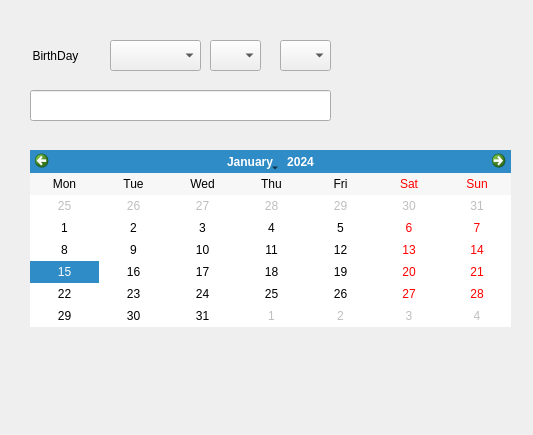
<?xml version="1.0" encoding="UTF-8"?>
<ui version="4.0">
 <class>Dialog</class>
 <widget class="QDialog" name="Dialog">
  <property name="geometry">
   <rect>
    <x>0</x>
    <y>0</y>
    <width>533</width>
    <height>435</height>
   </rect>
  </property>
  <property name="windowTitle">
   <string>Dialog</string>
  </property>
  <widget class="QComboBox" name="year_cb">
   <property name="geometry">
    <rect>
     <x>110</x>
     <y>40</y>
     <width>91</width>
     <height>31</height>
    </rect>
   </property>
  </widget>
  <widget class="QComboBox" name="month_cb">
   <property name="geometry">
    <rect>
     <x>210</x>
     <y>40</y>
     <width>51</width>
     <height>31</height>
    </rect>
   </property>
  </widget>
  <widget class="QComboBox" name="day_cb">
   <property name="geometry">
    <rect>
     <x>280</x>
     <y>40</y>
     <width>51</width>
     <height>31</height>
    </rect>
   </property>
  </widget>
  <widget class="QLineEdit" name="lineEdit">
   <property name="geometry">
    <rect>
     <x>30</x>
     <y>90</y>
     <width>301</width>
     <height>31</height>
    </rect>
   </property>
  </widget>
  <widget class="QLabel" name="label">
   <property name="geometry">
    <rect>
     <x>10</x>
     <y>40</y>
     <width>91</width>
     <height>31</height>
    </rect>
   </property>
   <property name="layoutDirection">
    <enum>Qt::LeftToRight</enum>
   </property>
   <property name="text">
    <string>BirthDay</string>
   </property>
   <property name="alignment">
    <set>Qt::AlignCenter</set>
   </property>
  </widget>
  <widget class="QCalendarWidget" name="calendarWidget">
   <property name="geometry">
    <rect>
     <x>30</x>
     <y>150</y>
     <width>481</width>
     <height>177</height>
    </rect>
   </property>
   <property name="gridVisible">
    <bool>false</bool>
   </property>
   <property name="verticalHeaderFormat">
    <enum>QCalendarWidget::NoVerticalHeader</enum>
   </property>
   <property name="navigationBarVisible">
    <bool>true</bool>
   </property>
   <property name="dateEditEnabled">
    <bool>true</bool>
   </property>
  </widget>
 </widget>
 <resources/>
 <connections/>
</ui>
